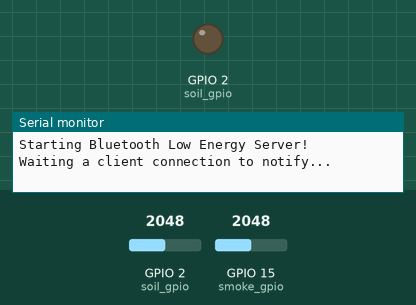
A sketch run on a simulated ESP32. Parts: output pins drawn as LEDs (lit = HIGH), the last lines printed to the serial monitor. The test bench sets the inputs (shaded band); at power-on: GPIO 2 (soil_gpio) = 2048, GPIO 15 (smoke_gpio) = 2048 (analog values on the 0–4095 scale). Nothing arrives over Bluetooth unless stated; a phone connects over Bluetooth LE 3 s after start.

Above: at 0.1 s.
At 3.1 s:
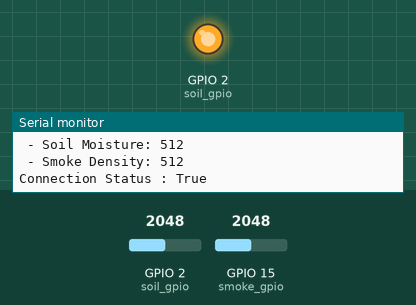
Timing chart, 0 to 4.6 s (numbered marks = the images above):
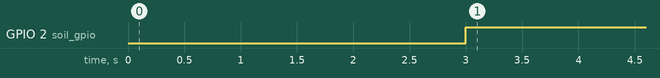

Measured:
- by itself, GPIO 2 (soil_gpio): LOW → HIGH at 3.0 s

The sketch:

ble_server_gurjot.ino
```cpp
/*
    Based on Neil Kolban example for IDF: https://github.com/nkolban/esp32-snippets/blob/master/cpp_utils/tests/BLE%20Tests/SampleServer.cpp
    Final ver authored by Gurjot

*/

#include <BLEDevice.h>
#include <BLEUtils.h>
#include <BLEServer.h>
#include <BLE2902.h>

// See the following for generating UUIDs:
// https://www.uuidgenerator.net/

BLEServer* pServer = NULL;
BLECharacteristic* pCharacteristic = NULL;


#define SERVICE_UUID "6e400001-b5a3-f393-e0a9-e50e24dcca9e"
BLECharacteristic soilCharacteristics("f78ebbff-c8b7-4107-93de-889a6a06d408", BLECharacteristic::PROPERTY_NOTIFY);
BLEDescriptor soilDescriptor(BLEUUID((uint16_t)0x2901));
BLECharacteristic smokeCharacteristics("ca73b3ba-39f6-4ab3-91ae-186dc9577d99", BLECharacteristic::PROPERTY_NOTIFY);
BLEDescriptor smokeDescriptor(BLEUUID((uint16_t)0x2902));

#define smoke_gpio 15
#define soil_gpio 2
#define ONBOARD_LED 2
int soilval;
int smokeval;

bool deviceConnected = false;
bool oldDeviceConnected = false;
int soil_sens = 0;
int smoke_sens = 0;

class myServerCallbacks : public BLEServerCallbacks
{
  void onConnect(BLEServer *pServer)
  {
    deviceConnected = true;
  };
  void onDisconnect(BLEServer *pServer)
  {
    deviceConnected = false;
  };
};

void setup()
{
  Serial.begin(115200);
  Serial.println("Starting Bluetooth Low Energy Server!");
  pinMode(ONBOARD_LED, OUTPUT);

  // creating server
  BLEDevice::init("esp32S");
  BLEServer *pServer = BLEDevice::createServer();
  pServer->setCallbacks(new myServerCallbacks());

  // creating service
  BLEService *pService = pServer->createService(SERVICE_UUID);

  // creating 2 characteristics
  pService->addCharacteristic(&soilCharacteristics);
  soilDescriptor.setValue("Soil Moisture");
  soilCharacteristics.addDescriptor(new BLE2902());

  pService->addCharacteristic(&smokeCharacteristics);
  smokeDescriptor.setValue("Smoke Density");
  smokeCharacteristics.addDescriptor(new BLE2902());

  //start service, start advertising service through getAdvertising->start()
  pService->start();
  // BLEAdvertising *pAdvertising = pServer->getAdvertising();  // this still is working for backward compatibility
  BLEAdvertising *pAdvertising = BLEDevice::getAdvertising();

  pAdvertising->addServiceUUID(SERVICE_UUID);
  pAdvertising->setScanResponse(false);
  pServer->getAdvertising()->start();
  Serial.println("Waiting a client connection to notify...");
}

void loop()
{
  analogReadResolution(10);
  BLE();
  delay(1000);
}

void BLE()
{
  if (deviceConnected)
  {
    digitalWrite(ONBOARD_LED, HIGH);
    soilval = analogRead(soil_gpio);
    smokeval = analogRead(smoke_gpio);

    static char soilvall[8];
    dtostrf(soilval, 4, 2, soilvall);
    static char smokevall[8];
    dtostrf(smokeval, 4, 2, smokevall);

    soilCharacteristics.setValue(soilvall);
    soilCharacteristics.notify();
    Serial.print(" - Soil Moisture: ");
    Serial.println(soilval);

    smokeCharacteristics.setValue(smokevall);
    smokeCharacteristics.notify();
    Serial.print(" - Smoke Density: ");
    Serial.println(smokeval);
    Serial.println("Connection Status : True");
    delay(400);

    // Serial.println(deviceConnected);
  }
  if (!deviceConnected && oldDeviceConnected)
  {
    blink();                 // give the bluetooth stack the chance to get things ready
    pServer->startAdvertising(); // restart advertising
    Serial.println("//// Server Disconnected ////");
    Serial.println("\n------------------------------------------------");
    Serial.println(" \t:::: Re-Advertising ON :::: ");
    Serial.println("------------------------------------------------\n");
    Serial.println("");
    oldDeviceConnected = deviceConnected;
  }
  // connecting
  if (deviceConnected && !oldDeviceConnected)
  {
    Serial.println("//// Connected to Server ////");
    // first connection
    oldDeviceConnected = deviceConnected;
  }
}
void blink(){
  delay(500);
  digitalWrite(ONBOARD_LED,HIGH);
  delay(100);
  digitalWrite(ONBOARD_LED,LOW);
  }
```
